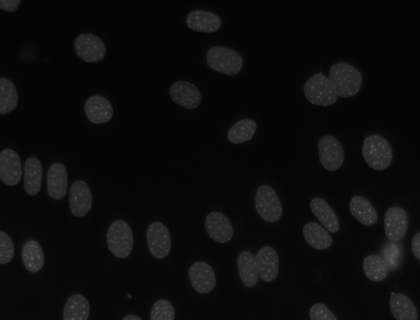
%> input picture MatlabCentral_ICIP2018/Dataset_NIH3T3/dna-0-0.png, 420 x 320 px, shrunk from 1344 x 1024 before the run
$ octave --eval "result = getObjectComplexity(imread('Dataset_NIH3T3/dna-0-0.png'));"   (GNU Octave 9; MATLAB toolbox functions it lacks are replaced by stand-ins)
%> lines starting %> are read from the running program, lines starting %| are printed output that depends on the picture; in (x1, y1, x2, y2) boxes, pixels count from 0 and x2, y2 are one past the last pixel; in counts of white or black regions, pixels touching at a corner belong together; the program's own positions count from 1
% Computes the object complexity n based on skeleton
% n is a positve number that is related to the object complexity indipedent
% from object size and orientation
function [n] = getObjectComplexity(A)
toPlot = 0;
B = zeros(size(A,1)+6,size(A,2)+6);
B(4:size(B,1)-3,4:size(B,2)-3) = A;
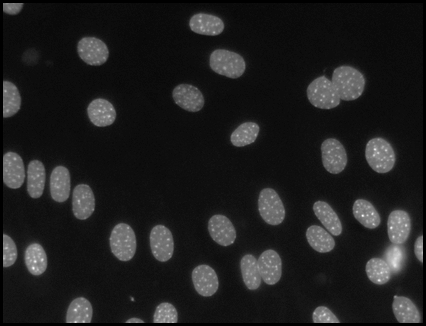
%> B: size 326x426 double; min 0, max 96, mean 12.1; drawn with min black and max white
A = B;
SK = bwmorph(A,'thin',inf);
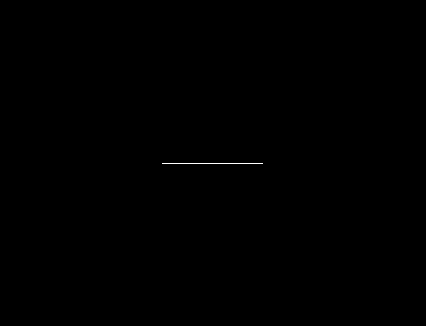
%> SK: size 326x426 logical; 0.07% white in thin lines or dots, all inside (x1, y1, x2, y2) = (162, 163, 263, 164)
BW = bwdist(1-A);
%> BW: size 326x426 single; every value is 0
BD = SK.*BW;
AInit = A;

AV = mean(BD(BD > 0));
%> AV = NaN
rad = double(ceil(0.5*AV));
%> rad = NaN
rad = min(rad,3);
%> rad = 3

if rad >=1,
    se = strel('disk',rad);
%> se = {Dimensionality 2}
    A = imclose(A,se);
end
rad
%> rad = 3

%

%SK = bwmorph(A,'skel',inf);
SK = bwmorph(A,'thin',inf);
BW = bwdist(1-A);
BD = SK.*BW;
WEIGH = [];
[Points(:,1) Points(:,2)] = find(BD > 0);
S = bwboundaries(A);
%> S = 1 boundary; box (x1, y1, x2, y2) and points: (3, 3, 423, 323) 1477
Sarea = sqrt(length(find(A > 0)));
%> Sarea = 366.6
Degree = [];
rc = 0;

for i=1:length(S),
    if length(S{i}) > 8,
        rc = rc + 1;
    end
    Cirles = rc-1;
end
%> this loop made 1 pass
%> (rc, Cirles) on pass 1: (1, 0)
Cirles = max(Cirles,0);
W = zeros(1,size(Points,1));
for i=1:length(W),
    W(i) = BD(Points(i,1),Points(i,2));
end
W0 = W;
%> W0 = []

LM = zeros(1,size(Points,1));
UNSET = [];
ite = 0;

BP = bwmorph(SK,'branchpoints');
%> BP: size 326x426 logical; every value is 0
EP = bwmorph(SK,'endpoints');

[x,y] = find(BP == 1);
%> x = []; y = []

for i=1:size(x,1),
    v = [(Points(:,1)-x(i)).^2+(Points(:,2)-y(i)).^2];
    g1 = find(v == 0);%[3 x 3] block
    g = find(v <= max(2+0.00*Sarea,0.00*W0(i)*W0(i)));%[3 x 3] block

    if  length(g1) > 0, %branchpoints

        if ~isempty(find(UNSET == g1(1), 1)),
            continue;
        end

        ite = ite+1;
        LM(ite) = g1(1);
        WEIGH(ite) = 1;
        Degree(ite) = length(g)-1;
        UNSET = union(UNSET,g1);
        continue;
    end
end
%> this loop made 0 passes
%> after the loop, ite = 0

[x,y] = find(EP == 1);
%> x = [164; 164]; y = [163; 263]

for i=1:size(x,1),
    v = [(Points(:,1)-x(i)).^2+(Points(:,2)-y(i)).^2];
    g1 = find(v == 0);%[3 x 3] block
    g = find(v <= max(2+0.00*Sarea,0*W0(i)*W0(i)));%[3 x 3] block

    if  length(g1) > 0, %endpoints
        if ~isempty(find(UNSET == g1(1), 1)),
            continue;
        end
        ite = ite+1;
        LM(ite) = g1(1);
        WEIGH(ite) = 1;
        Degree(ite) = 1;
        UNSET = union(UNSET,g1);
        continue;
    end
end
%> this loop made 1 pass


LM = LM(1:ite);

n = sum(WEIGH) + 2*Cirles;
[n2] = getShannonComplexity(Points,LM,W0,Degree);


if toPlot == 1,
    cmap = colormap(jet(256));
    cmap(1,:) = [1 1 1];
    figure;
    imagesc(BD+double(AInit));
    colormap(cmap);


    for i=1:length(LM),
        u = LM(i);
        hold on;
        if Degree(i) > 1,
            text(Points(u,2),Points(u,1),sprintf('%d',i));
            %text(Points(u,2),Points(u,1),sprintf('%d-(D%d)',i,Degree(i)));
        else
            text(Points(u,2),Points(u,1),sprintf('%d',i));
        end
    end

    title(sprintf(' S = %2.2f   Graph size = %d - Cirles = %d Points = %d',n2,n,Cirles,ite));
end

n = max(n2,1);


% [126 lines left out: function getShannonComplexity, not called in this run]
%> (the run ends here)
